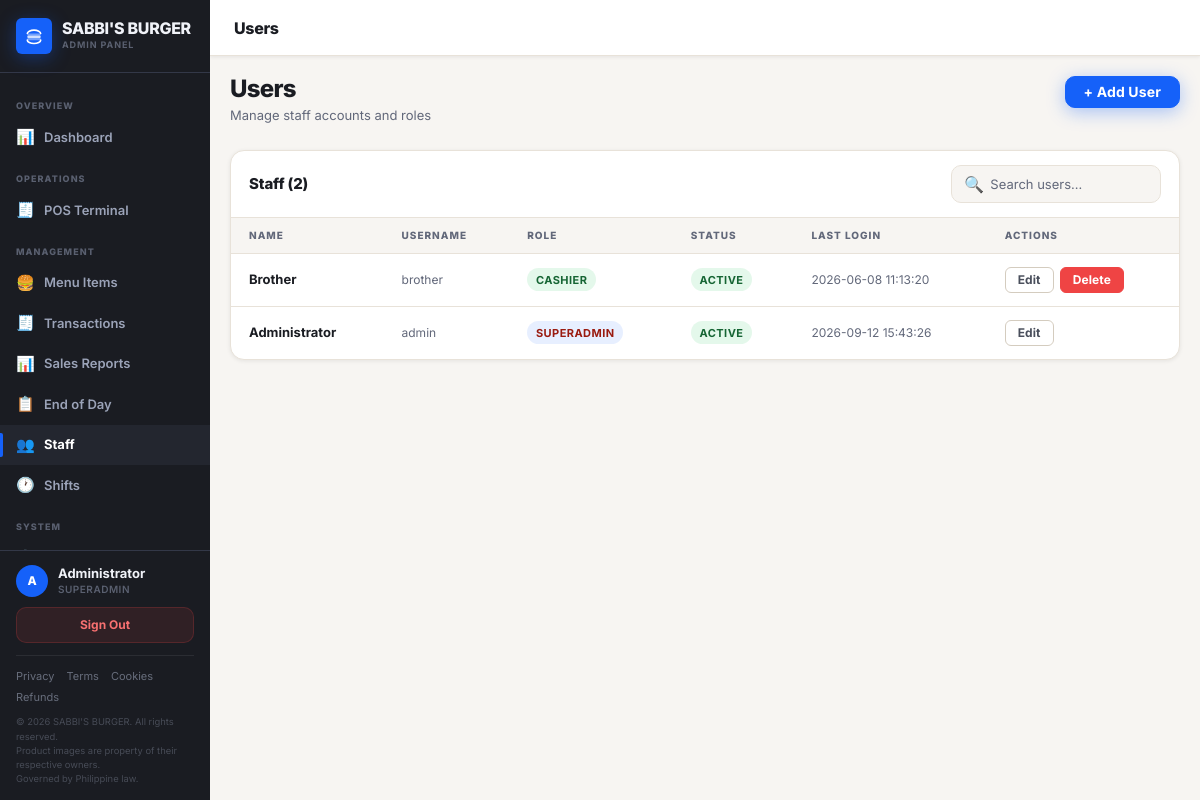
Page /users (signed in) on the earlier database version.
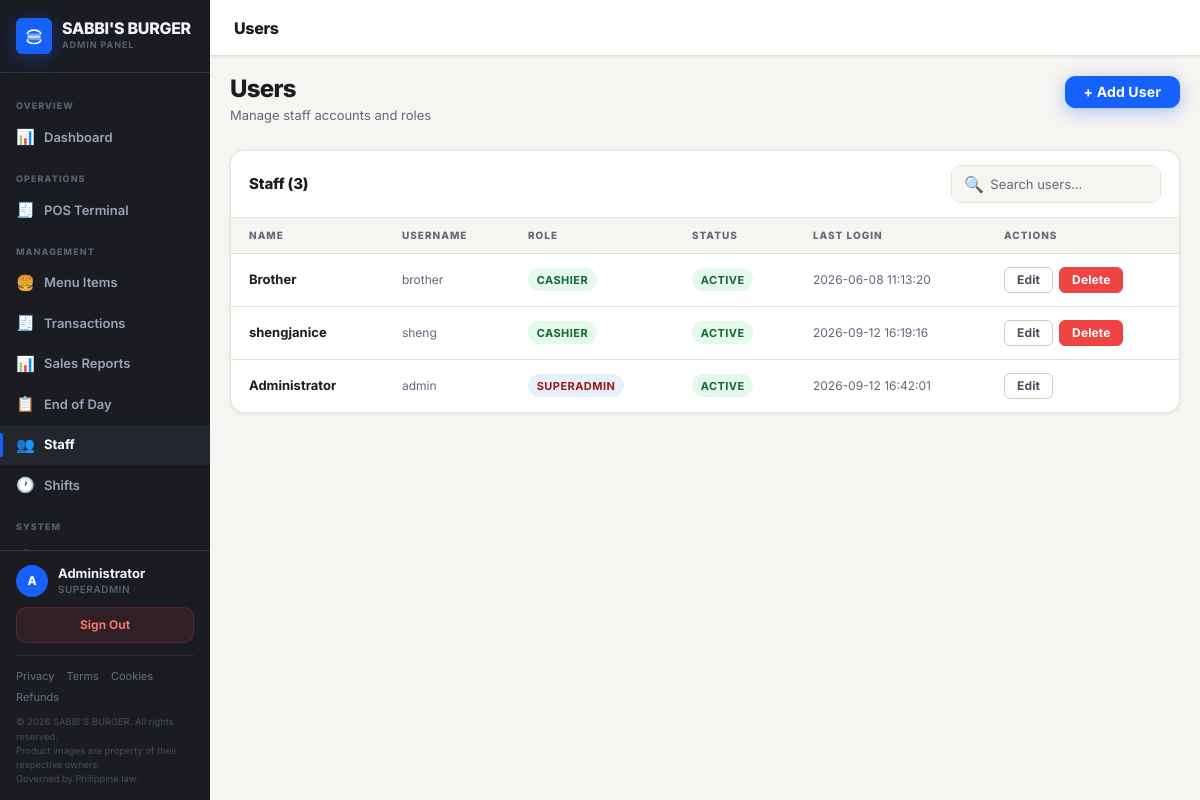
Same page on the later database version.
### tables this page shows
CREATE TABLE users (
    id INTEGER PRIMARY KEY AUTOINCREMENT,
    username TEXT NOT NULL UNIQUE,
    password_hash TEXT NOT NULL,
    full_name TEXT NOT NULL,
    role TEXT NOT NULL CHECK(role IN ('superadmin', 'cashier')),
    is_active INTEGER NOT NULL DEFAULT 1,
    last_login TIMESTAMP,
    created_at TIMESTAMP DEFAULT CURRENT_TIMESTAMP
);

### app.py (the view)
@app.route('/users')
@superadmin_required
def users():
    return render_template('admin/users.html', users=get_all_users())

### auth.py (called while the page is built)
def current_user():
    if 'user_id' not in session:
        return None
    with get_db() as conn:
        return conn.execute(
            "SELECT * FROM users WHERE id = ? AND is_active = 1", (session['user_id'],)
        ).fetchone()

def is_logged_in():
    return 'user_id' in session

def superadmin_required(f):
    @wraps(f)
    def decorated(*args, **kwargs):
        if not is_logged_in():
            flash('Please log in to continue.', 'warning')
            return redirect(url_for('login'))
        if session.get('role') != 'superadmin':
            flash('Access denied. Superadmin only.', 'error')
            abort(403)
        return f(*args, **kwargs)
    return decorated

def get_all_users():
    with get_db() as conn:
        return conn.execute(
            "SELECT id, username, full_name, role, is_active, last_login, created_at FROM users ORDER BY role, username"
        ).fetchall()

### config.py (called while the page is built)
def load_settings():
    try:
        with open(SETTINGS_PATH, 'r', encoding='utf-8') as f:
            data = json.load(f)
        return {**DEFAULTS, **data}
    except Exception:
        return dict(DEFAULTS)

### templates/admin/users.html (shortened to what this page needs)
{% extends "admin/base_admin.html" %}
{% block page_title %}Users{% endblock %}
{% block content %}
<div class="page-header">
  <div>
    <h1>Users</h1>
    <p>Manage staff accounts and roles</p>
  </div>
  <button class="btn btn-primary" onclick="openModal('modal-add-user')">+ Add User</button>
</div>
<div class="table-card">
  <div class="table-card-header">
    <span class="table-card-title">Staff ({{ users | length }})</span>
    <div class="table-search">
      <span>🔍</span>
      <input type="text" id="search-users" placeholder="Search users…" aria-label="Search users">
    </div>
  </div>
  <div class="table-wrap">
    <table id="users-table">
      <thead>
        <tr>
          <th>Name</th>
          <th>Username</th>
          <th>Role</th>
          <th>Status</th>
          <th>Last Login</th>
          <th>Actions</th>
        </tr>
      </thead>
      <tbody>
        {% for u in users %}
        <tr>
          <td><strong>{{ u.full_name }}</strong></td>
          <td class="td-muted">{{ u.username }}</td>
          <td><span class="badge badge-{{ u.role }}">{{ u.role | title }}</span></td>
          <td>
            <span class="badge badge-{{ 'active' if u.is_active else 'inactive' }}">
              {{ 'Active' if u.is_active else 'Inactive' }}
            </span>
          </td>
          <td class="td-muted">{{ u.last_login or 'Never' }}</td>
          <td>
            <div class="td-actions">
              <button class="btn btn-ghost btn-sm"onclick="openEditModal('modal-edit-user', {
                id: {{ u.id }},
                full_name: '{{ u.full_name | replace("'", "\\'") }}',
                role: '{{ u.role }}',
                is_active: '{{ u.is_active }}'
              })">Edit</button>
              {% if u.id != current_user.id %}
              <form id="del-user-{{ u.id }}" method="POST" action="{{ url_for('delete_user_route', user_id=u.id) }}" style="display:inline">
                <button type="button" class="btn btn-danger btn-sm"
                  onclick="confirmDelete('del-user-{{ u.id }}', 'Delete {{ u.full_name }}?')">Delete</button>
              </form>
              {% endif %}
            </div>
          </td>
        </tr>
        {% endfor %}
      </tbody>
    </table>
  </div>
</div>
{% endblock %}

### templates/admin/base_admin.html (shortened to what the changed rows need)
<!DOCTYPE html>
<html lang="en">
<head>
  <link rel="stylesheet" href="{{ url_for('static', filename='css/base.css') }}">
  <link rel="stylesheet" href="{{ url_for('theme_css') }}">
  <link rel="stylesheet" href="{{ url_for('static', filename='css/admin.css') }}">
</head>
<body>
<div class="app-shell">
  <aside class="sidebar">
    <div class="sidebar-footer">
      {% if current_user %}
      <div class="sidebar-user">
        <div class="sidebar-avatar">{{ current_user['full_name'][0] | upper }}</div>
        <div class="sidebar-user-info">
          <div class="sidebar-user-name">{{ current_user['full_name'] }}</div>
          <div class="sidebar-user-role">{{ current_user['role'] | title }}</div>
        </div>
      </div>
      {% endif %}
    </div>
  </aside>
  <div class="main-content">
    <main class="page-content">
      {% block content %}{% endblock %}
    </main>
  </div>
</div>
</body>
</html>

Differences in the rows shown:
changed users "Administrator": last_login "2026-09-12 15:43:26" → "2026-09-12 16:42:01"
added users: full_name "shengjanice", username "sheng", role "CASHIER", is_active "ACTIVE", last_login "2026-09-12 16:19:16"
Other differences:
{{ users | length }}: "2" → "3"
